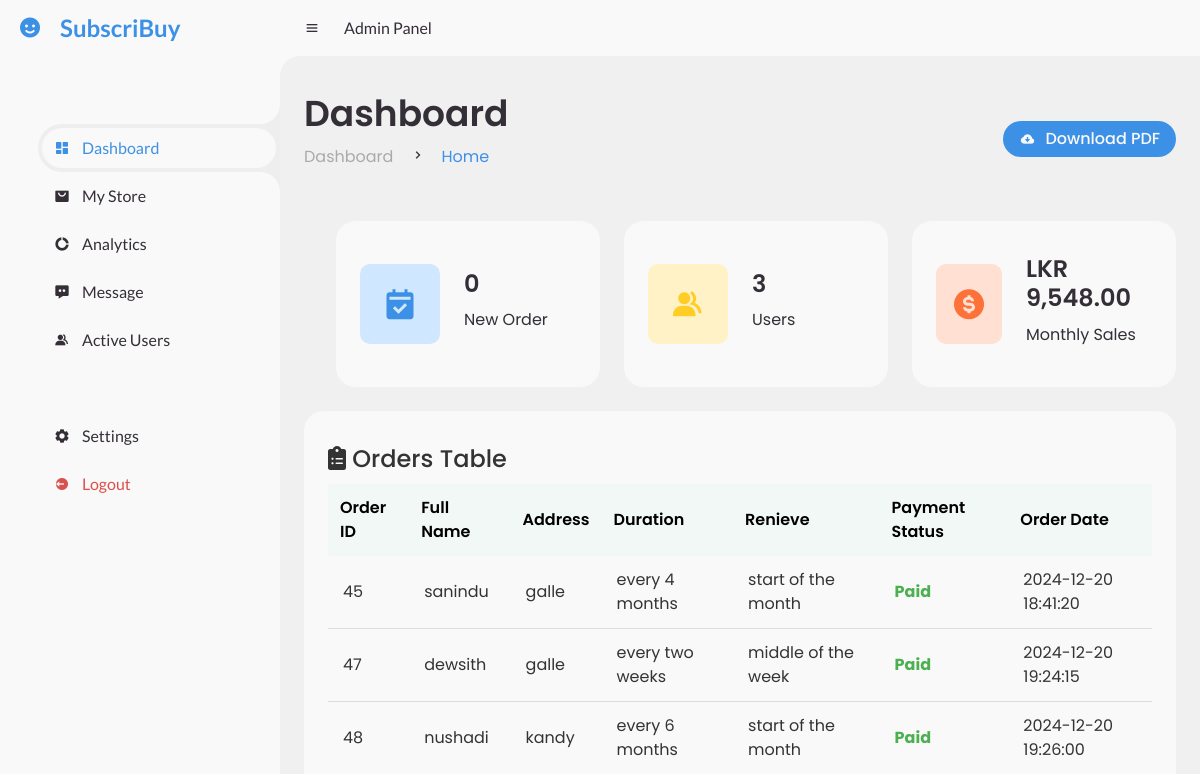
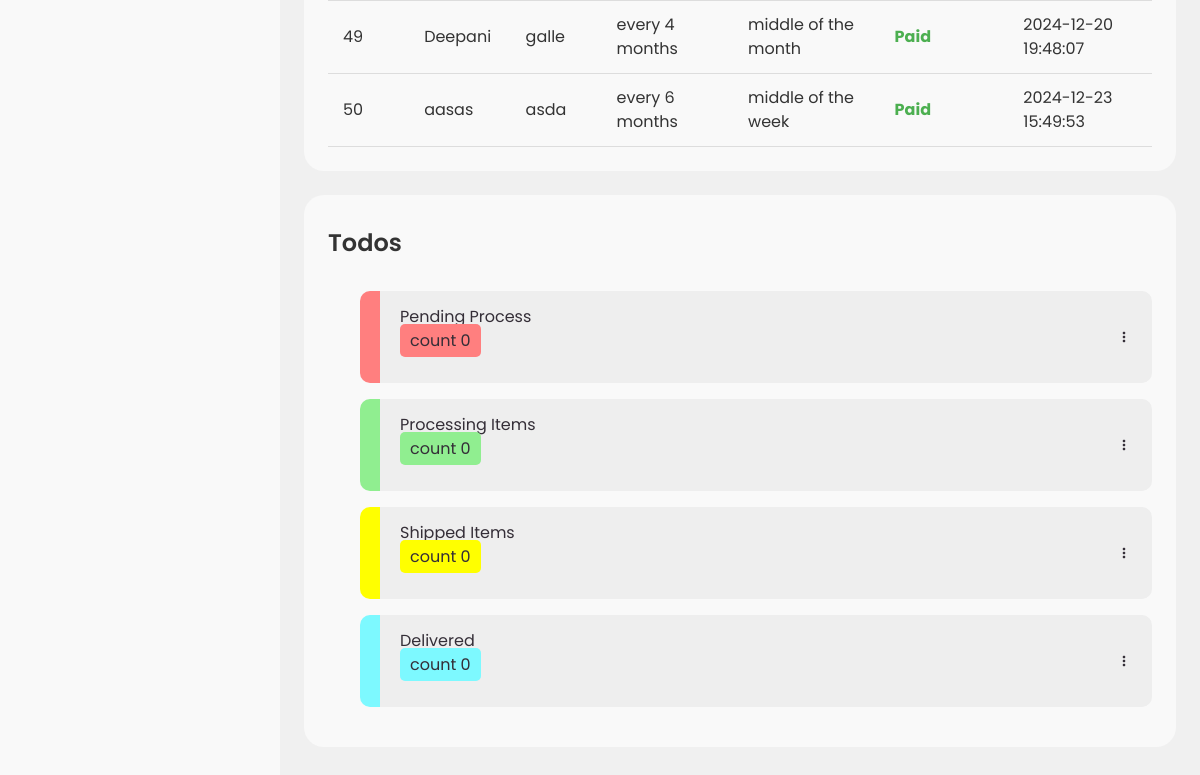
Page /admin/index.php on the earlier database version (2 pictures, top to bottom).
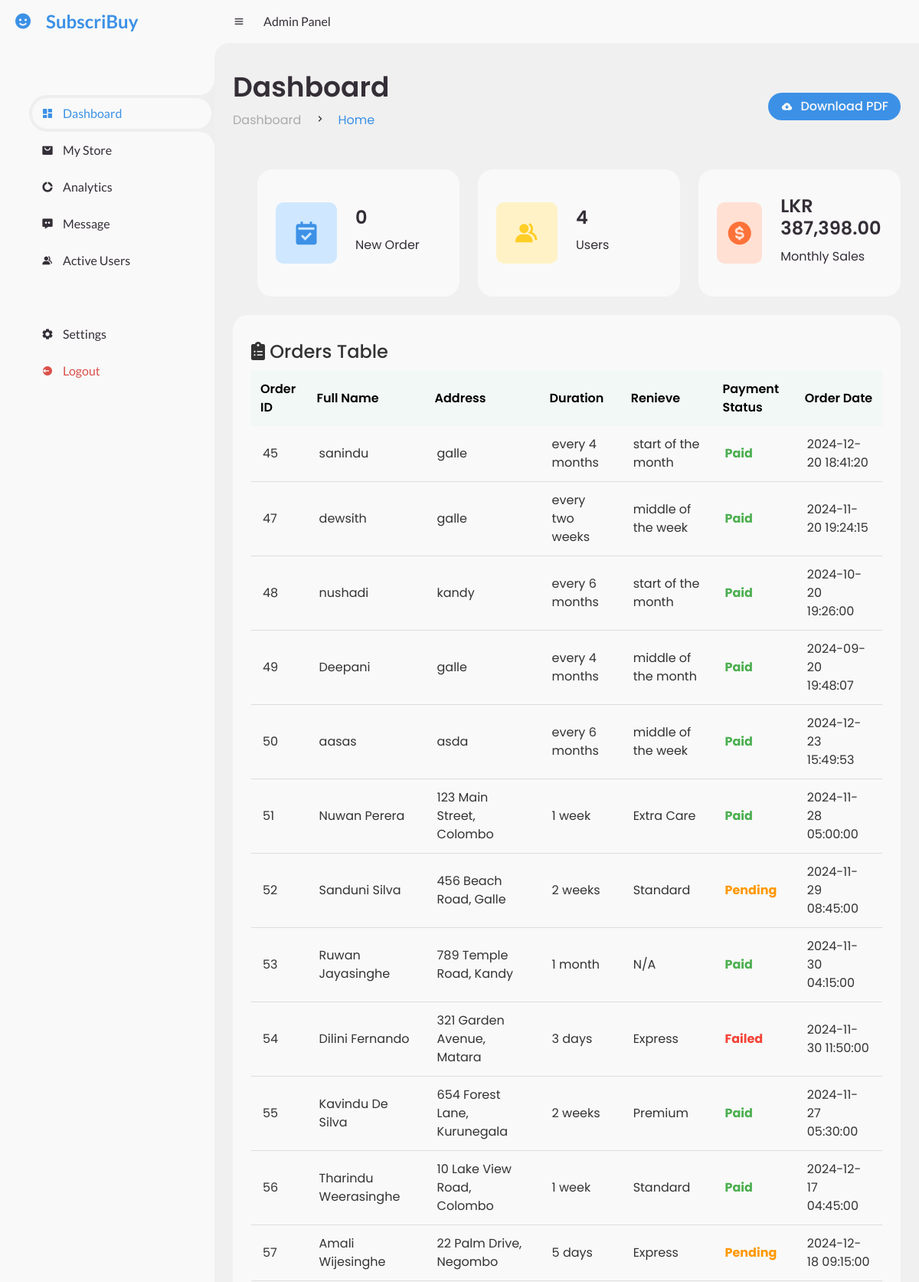
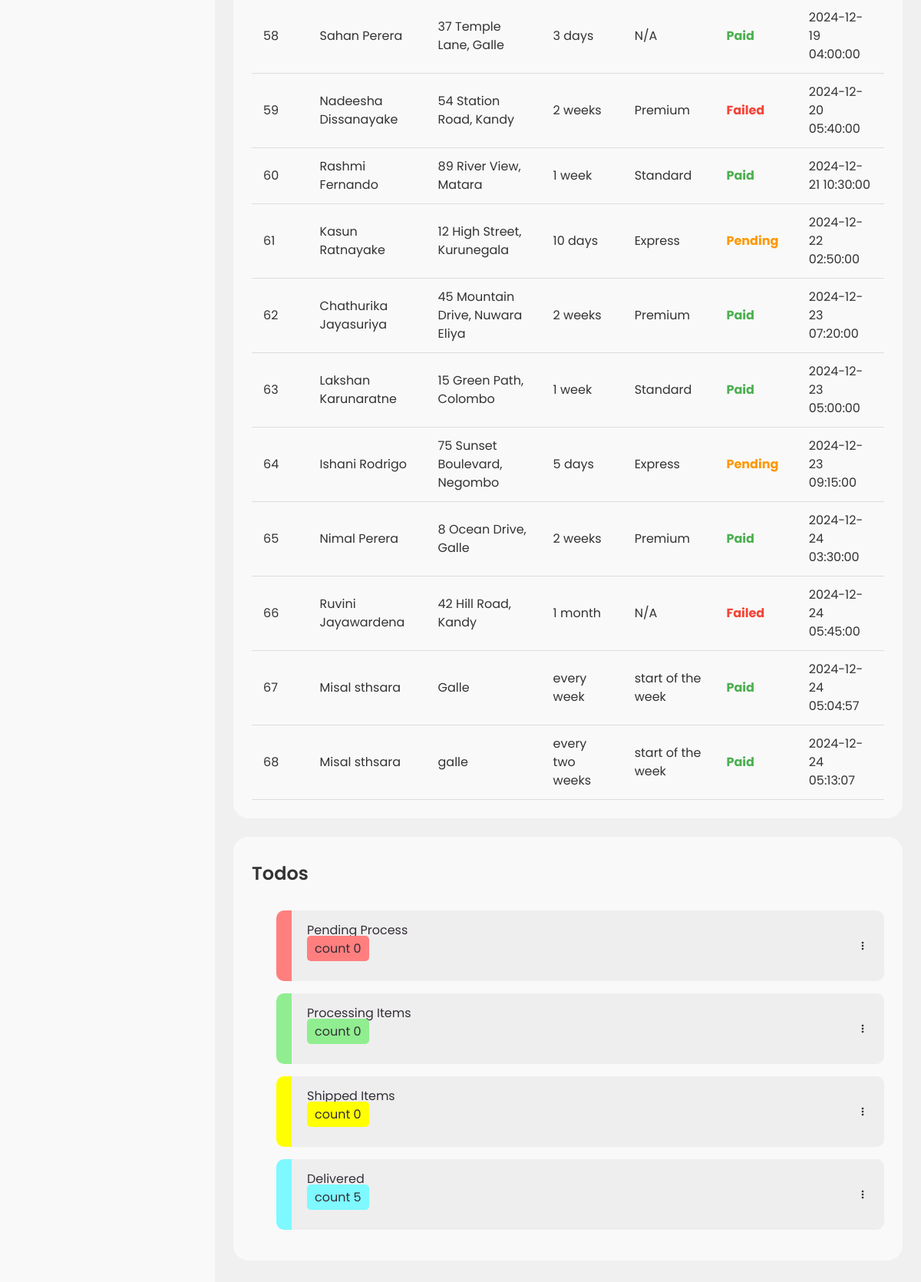
Same page on the later database version (2 pictures, top to bottom).
### tables this page shows
CREATE TABLE `orders` (
  `id` int(11) NOT NULL,
  `c_id` varchar(11) NOT NULL,
  `fullname` varchar(255) NOT NULL,
  `email` varchar(255) NOT NULL,
  `address` text NOT NULL,
  `duration` varchar(50) DEFAULT NULL,
  `renieve` varchar(255) DEFAULT NULL,
  `total_price` decimal(10,2) NOT NULL,
  `payment_status` enum('pending','paid','failed') DEFAULT 'pending',
  `transaction_id` varchar(255) DEFAULT NULL,
  `order_date` timestamp NOT NULL DEFAULT current_timestamp(),
  `order_status` varchar(20) DEFAULT 'toPay',
  `start_date` date NOT NULL,
  `end_date` date NOT NULL,
  `tracking_id` varchar(12) NOT NULL
);

### admin/index.php (the view, shortened to what this page needs)
<?php
$activePage = 'dashboard';
include('admin-header.php');
?>
<?php
include '../dbase.php';
$query = "SELECT COUNT(*) AS pending_count FROM orders WHERE order_status = 'pending'";
$result = $conn->query($query);
$pending_count = 0;
if ($row = $result->fetch_assoc()) {
    $pending_count = $row['pending_count'];
}
$query = "SELECT COUNT(*) AS processing_count FROM orders WHERE order_status = 'recived'";
$result = $conn->query($query);
$processing_count = 0;
if ($row = $result->fetch_assoc()) {
    $processing_count = $row['processing_count'];
}
$query = "SELECT COUNT(*) AS shipped_count FROM orders WHERE order_status = 'processed'";
$result = $conn->query($query);
$shipped_count = 0;
if ($row = $result->fetch_assoc()) {
    $shipped_count = $row['shipped_count'];
}
$query = "SELECT COUNT(*) AS delivered_count FROM orders WHERE order_status = 'shipped'";
$result = $conn->query($query);
$delivered_count = 0;
if ($row = $result->fetch_assoc()) {
    $delivered_count = $row['delivered_count'];
}
$query = "SELECT COUNT(c_id) AS customer_count FROM customers";
$result = $conn->query($query);
$customer_count = 0;
if ($result && $row = $result->fetch_assoc()) {
    $customer_count = $row['customer_count'];
}
$current_month = date('m');
$current_year = date('Y');
$query = "
    SELECT SUM(total_price) AS total_sales
    FROM orders
    WHERE payment_status = 'paid'
    AND MONTH(order_date) = $current_month
    AND YEAR(order_date) = $current_year
";
$result = $conn->query($query);
$total_sales = 0;
if ($result && $row = $result->fetch_assoc()) {
    $total_sales = $row['total_sales'] ? $row['total_sales'] : 0;
}
$query = "SELECT id, fullname, address, duration, renieve, payment_status, order_date FROM orders";
$result = $conn->query($query);
?>
    <link rel="stylesheet" href="https://cdn.datatables.net/1.13.6/css/jquery.dataTables.min.css">
    <link rel="stylesheet" href="https://cdnjs.cloudflare.com/ajax/libs/font-awesome/6.0.0/css/all.min.css">
    <main>
        <div class="head-title">
            <div class="left">
                <h1>Dashboard</h1>
                <ul class="breadcrumb">
                    <li>
                        <a href="#">Dashboard</a>
                    </li>
                    <li><i class='bx bx-chevron-right'></i></li>
                    <li>
                        <a class="active" href="#">Home</a>
                    </li>
                </ul>
            </div>
            <a href="#" class="btn-download">
                <i class='bx bxs-cloud-download'></i>
                <span class="text">Download PDF</span>
            </a>
        </div>
        <ul class="box-info">
        <li>
            <i class='bx bxs-calendar-check'></i>
            <span class="text">
                <h3><?php echo $pending_count; ?></h3>
                <p>New Order</p>
            </span>
        </li>
        <li>
            <i class='bx bxs-group'></i>
            <span class="text">
                <h3><?php echo $customer_count; ?></h3>
                <p>Users</p>
            </span>
        </li>
        <li>
            <i class='bx bxs-dollar-circle'></i>
            <span class="text">
                <h3>LKR <?php echo number_format($total_sales, 2); ?></h3>
                <p>Monthly Sales</p>
            </span>
        </li>
        </ul>
        <div class="table-data">
<div class="table-container">
    <table id="ordersTable" class="display">
    <h3><i class="fa-solid fa-clipboard-list"></i> Orders Table</h3>
        <thead>
            <tr>
                <th>Order ID</th>
                <th>Full Name</th>
                <th>Address</th>
                <th>Duration</th>
                <th>Renieve</th>
                <th>Payment Status</th>
                <th>Order Date</th>
            </tr>
        </thead>
        <tbody>
            <?php while ($row = $result->fetch_assoc()): ?>
                <tr>
                    <td><?php echo htmlspecialchars($row['id']); ?></td>
                    <td><?php echo htmlspecialchars($row['fullname']); ?></td>
                    <td><?php echo htmlspecialchars($row['address']); ?></td>
                    <td><?php echo htmlspecialchars($row['duration'] ?? 'N/A'); ?></td>
                    <td><?php echo htmlspecialchars($row['renieve'] ?? 'N/A'); ?></td>
                    <td class="status <?php echo strtolower($row['payment_status']); ?>">
                        <?php echo htmlspecialchars($row['payment_status']); ?>
                    </td>
                    <td><?php echo htmlspecialchars($row['order_date']); ?></td>
                </tr>
            <?php endwhile; ?>
        </tbody>
    </table>
</div>
            <div class="todo">
                <div class="head">
                    <h3>Todos</h3>
                </div>
                <ul class="todo-list" id="todoList">
                    <li class="todopending mouse" onclick="window.location.href='pending.php';">
                    <p>Pending Process &emsp;&emsp;&emsp;&emsp;&emsp;&emsp;
                    &emsp;&emsp;&emsp;&emsp;&emsp;&emsp;&emsp;&emsp;&emsp;
                    &emsp;&emsp;&emsp;&emsp;&emsp;&emsp;&emsp;&emsp;&emsp;
                    &emsp;&emsp;&emsp;&emsp;&emsp;&emsp;&emsp;&emsp;&emsp;
                    <span style="background-color: #FF7F7F; padding: 5px 10px 5px 10px; border-radius: 5px"> count  <?php echo $pending_count; ?></span></p>
                        <i class='bx bx-dots-vertical-rounded'></i>
                    </li>
                    <li class="todoprocess mouse" onclick="window.location.href='process.php';">
                        <p>Processing Items &nbsp;&nbsp;&emsp;&emsp;&emsp;&emsp;&emsp;
                    &emsp;&emsp;&emsp;&emsp;&emsp;&emsp;&emsp;&emsp;&emsp;
                    &emsp;&emsp;&emsp;&emsp;&emsp;&emsp;&emsp;&emsp;&emsp;
                    &emsp;&emsp;&emsp;&emsp;&emsp;&emsp;&emsp;&emsp;&emsp;
                    <span style="background-color: #90EE90; padding: 5px 10px 5px 10px; border-radius: 5px"> count  <?php echo $processing_count; ?></span></p></p>
                        <i class='bx bx-dots-vertical-rounded'></i>
                    </li>
                    <li class="todoshipent mouse" onclick="window.location.href='shipment.php';">
                        <p>Shipped Items
                    &emsp;&emsp;&emsp;&emsp;&emsp;&emsp;&emsp;
                    &emsp;&emsp;&emsp;&emsp;&emsp;&emsp;&emsp;&emsp;&emsp;
                    &emsp;&emsp;&emsp;&emsp;&emsp;&emsp;&emsp;&emsp;&emsp;
                    &emsp;&emsp;&emsp;&emsp;&emsp;&emsp;&emsp;&emsp;&emsp;
                    <span style="background-color: #FFFF00; padding: 5px 10px 5px 10px; border-radius: 5px"> count  <?php echo $shipped_count; ?></span></p></p>
                        <i class='bx bx-dots-vertical-rounded'></i>
                    </li>
                    <li class="todocompleted mouse" onclick="window.location.href='delivered.php';">
                        <p>Delivered &nbsp;
                    &emsp;&emsp;&emsp;&emsp;&emsp;&emsp;&emsp;&emsp;&emsp;
                    &emsp;&emsp;&emsp;&emsp;&emsp;&emsp;&emsp;&emsp;&emsp;
                    &emsp;&emsp;&emsp;&emsp;&emsp;&emsp;&emsp;&emsp;&emsp;
                    &emsp;&emsp;&emsp;&emsp;&emsp;&emsp;&emsp;&emsp;&emsp;
                    <span style="background-color: #7DF9FF; padding: 5px 10px 5px 10px; border-radius: 5px"> count  <?php echo $delivered_count; ?></span></p></p>
                        <i class='bx bx-dots-vertical-rounded'></i>
                    </li>
                </ul>
            </div>
        </div>
    </main>
</section>
</body>
</html>

### admin/admin-header.php (shortened to what this page needs)
<?php
$activePage = isset($activePage) ? $activePage : '';
?>
<!DOCTYPE html>
<html lang="en">
<head>
	<link href='https://unpkg.com/boxicons@2.0.9/css/boxicons.min.css' rel='stylesheet'>
	<link href="https://cdn.jsdelivr.net/npm/bootstrap@5.3.0-alpha1/dist/css/bootstrap.min.css" rel="stylesheet">
	<link rel="stylesheet" href="style.css">
    <link rel="stylesheet" href="myStoreStyle.css">
</head>
<body>
<section id="sidebar">
	<a href="#" class="brand">
		<i class='bx bxs-smile'></i>
		<span class="text">SubscriBuy</span>
	</a>
	<ul class="side-menu top">
		<li class="<?= $activePage === 'dashboard' ? 'active' : '' ?>">
			<a href="index.php">
				<i class='bx bxs-dashboard'></i>
				<span class="text">Dashboard</span>
			</a>
		</li>
		<li class="<?= $activePage === 'myStore' ? 'active' : '' ?>">
			<a href="myStore.php">
				<i class='bx bxs-shopping-bag-alt'></i>
				<span class="text">My Store</span>
			</a>
		</li>
		<li class="<?= $activePage === 'analytic' ? 'active' : '' ?>">
			<a href="analytic.php">
				<i class='bx bxs-doughnut-chart'></i>
				<span class="text">Analytics</span>
			</a>
		</li>
		<li class="<?= $activePage === 'message' ? 'active' : '' ?>">
			<a href="admin-messages.php">
				<i class='bx bxs-message-dots'></i>
				<span class="text">Message</span>
			</a>
		</li>
		<li class="<?= $activePage === 'activeStatus' ? 'active' : '' ?>">
			<a href="activeUsers.php">
				<i class='bx bxs-group'></i>
				<span class="text">Active Users</span>
			</a>
		</li>
	</ul>
	<ul class="side-menu">
		<li class="<?= $activePage === 'addadmin' ? 'active' : '' ?>">
			<a href="admin.php">
				<i class='bx bxs-cog'></i>
				<span class="text">Settings</span>
			</a>
		</li>
		<li>
			<a href="logout.php" class="logout">
				<i class='bx bxs-log-out-circle'></i>
				<span class="text">Logout</span>
			</a>
		</li>
	</ul>
</section>
<section id="content">
    <nav>
        <i class='bx bx-menu'></i>
        <a href="#" class="nav-link">Admin Panel</a>
    </nav>

### admin/mystorestyle.css (style rules this page uses)
body { font-family: 'Poppins', sans-serif; background-color: #f0f0f0; }

### admin/index.php (style rules this page uses)
h3 { text-align: left; font-size: 1.5rem; color: #333; margin: 10px 0; }
.table-container { width: 100%; margin: 0 auto; background-color: #fff; border-radius: 12px; padding: 20px; }
table { width: 100%; }
th { background-color: #f1f8f6; color: black; font-weight: 600; padding: 12px; text-align: left; }
td { padding: 12px 15px; border-bottom: 1px solid #ddd; text-align: left; color: #333; }
tr:nth-child(even) { background-color: #f9f9f9; }
.status { font-weight: bold; text-transform: capitalize; }
.status.pending { color: #ff9800; }
.status.paid { color: #4caf50; }
.status.failed { color: #f44336; }
.mouse { cursor: pointer; }
.todocompleted { border-left: 20px solid #7DF9FF; border-radius: 5px; padding: 10px; }
.todopending { border-left: 20px solid #FF7F7F; border-radius: 5px; padding: 10px; }
.todoprocess { border-left: 20px solid #90EE90; border-radius: 5px; padding: 10px; }
.todoshipent { border-left: 20px solid #FFFF00; border-radius: 5px; padding: 10px; }

Differences in the rows shown:
changed orders "dewsith": order_date "2024-12-20 19:24:15" → "2024-11-20 19:24:15"
changed orders "nushadi": order_date "2024-12-20 19:26:00" → "2024-10-20 19:26:00"
changed orders "Deepani": order_date "2024-12-20 19:48:07" → "2024-09-20 19:48:07"
added orders: id "51", fullname "Nuwan Perera", address "123 Main Street, Colombo", duration "1 week", renieve "Extra Care", payment_status "Paid", order_date "2024-11-28 05:00:00"
added orders: id "52", fullname "Sanduni Silva", address "456 Beach Road, Galle", duration "2 weeks", renieve "Standard", payment_status "Pending", order_date "2024-11-29 08:45:00"
added orders: id "53", fullname "Ruwan Jayasinghe", address "789 Temple Road, Kandy", duration "1 month", renieve "N/A", payment_status "Paid", order_date "2024-11-30 04:15:00"
added orders: id "54", fullname "Dilini Fernando", address "321 Garden Avenue, Matara", duration "3 days", renieve "Express", payment_status "Failed", order_date "2024-11-30 11:50:00"
added orders: id "55", fullname "Kavindu De Silva", address "654 Forest Lane, Kurunegala", duration "2 weeks", renieve "Premium", payment_status "Paid", order_date "2024-11-27 05:30:00"
added orders: id "56", fullname "Tharindu Weerasinghe", address "10 Lake View Road, Colombo", duration "1 week", renieve "Standard", payment_status "Paid", order_date "2024-12-17 04:45:00"
added orders: id "57", fullname "Amali Wijesinghe", address "22 Palm Drive, Negombo", duration "5 days", renieve "Express", payment_status "Pending", order_date "2024-12-18 09:15:00"
added orders: id "58", fullname "Sahan Perera", address "37 Temple Lane, Galle", duration "3 days", renieve "N/A", payment_status "Paid", order_date "2024-12-19 04:00:00"
added orders: id "59", fullname "Nadeesha Dissanayake", address "54 Station Road, Kandy", duration "2 weeks", renieve "Premium", payment_status "Failed", order_date "2024-12-20 05:40:00"
added orders: id "60", fullname "Rashmi Fernando", address "89 River View, Matara", duration "1 week", renieve "Standard", payment_status "Paid", order_date "2024-12-21 10:30:00"
added orders: id "61", fullname "Kasun Ratnayake", address "12 High Street, Kurunegala", duration "10 days", renieve "Express", payment_status "Pending", order_date "2024-12-22 02:50:00"
added orders: id "62", fullname "Chathurika Jayasuriya", address "45 Mountain Drive, Nuwara Eliya", duration "2 weeks", renieve "Premium", payment_status "Paid", order_date "2024-12-23 07:20:00"
added orders: id "63", fullname "Lakshan Karunaratne", address "15 Green Path, Colombo", duration "1 week", renieve "Standard", payment_status "Paid", order_date "2024-12-23 05:00:00"
added orders: id "64", fullname "Ishani Rodrigo", address "75 Sunset Boulevard, Negombo", duration "5 days", renieve "Express", payment_status "Pending", order_date "2024-12-23 09:15:00"
added orders: id "65", fullname "Nimal Perera", address "8 Ocean Drive, Galle", duration "2 weeks", renieve "Premium", payment_status "Paid", order_date "2024-12-24 03:30:00"
added orders: id "66", fullname "Ruvini Jayawardena", address "42 Hill Road, Kandy", duration "1 month", renieve "N/A", payment_status "Failed", order_date "2024-12-24 05:45:00"
added orders: id "67", fullname "Misal sthsara", address "Galle", duration "every week", renieve "start of the week", payment_status "Paid", order_date "2024-12-24 05:04:57"
added orders: id "68", fullname "Misal sthsara", address "galle", duration "every two weeks", renieve "start of the week", payment_status "Paid", order_date "2024-12-24 05:13:07"
Other differences:
$customer_count: "3" → "4"
$total_sales: "9,548.00" → "387,398.00"
$delivered_count: "0" → "5"
